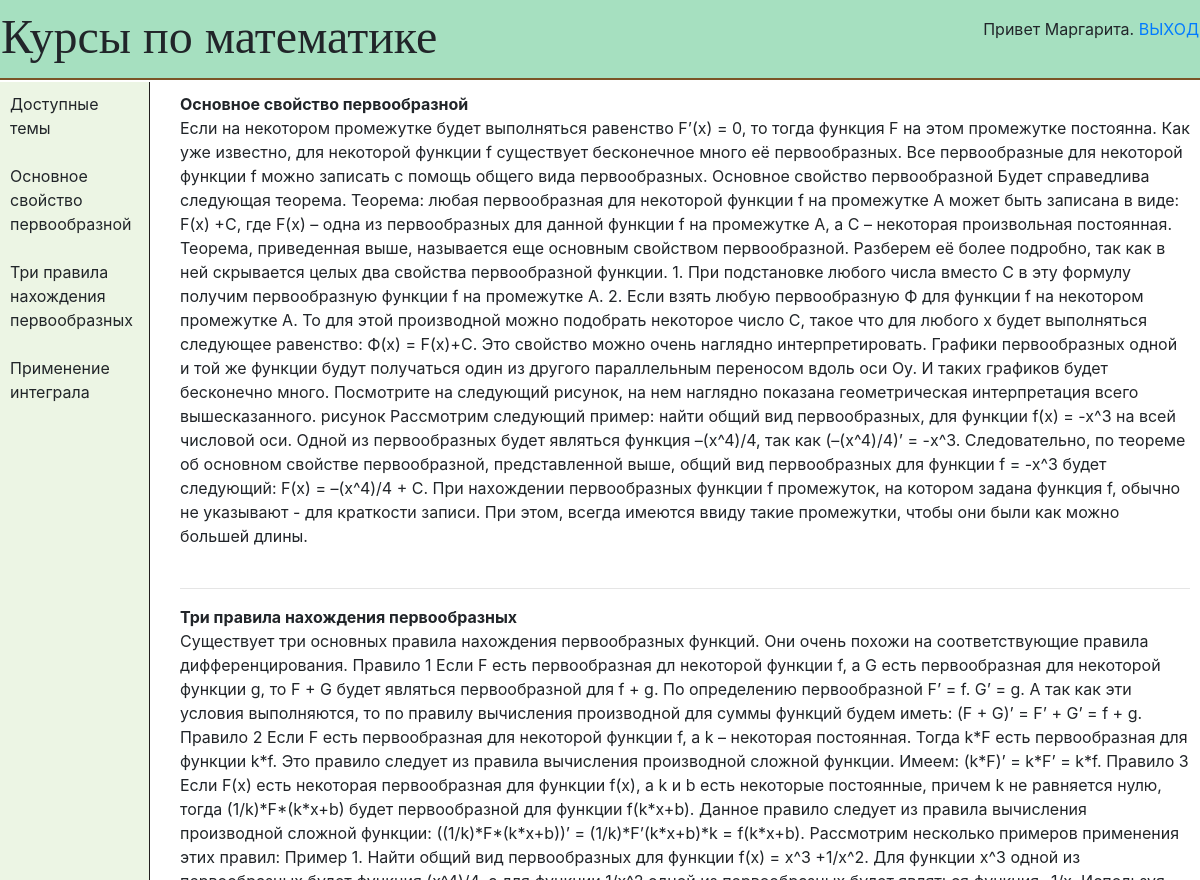
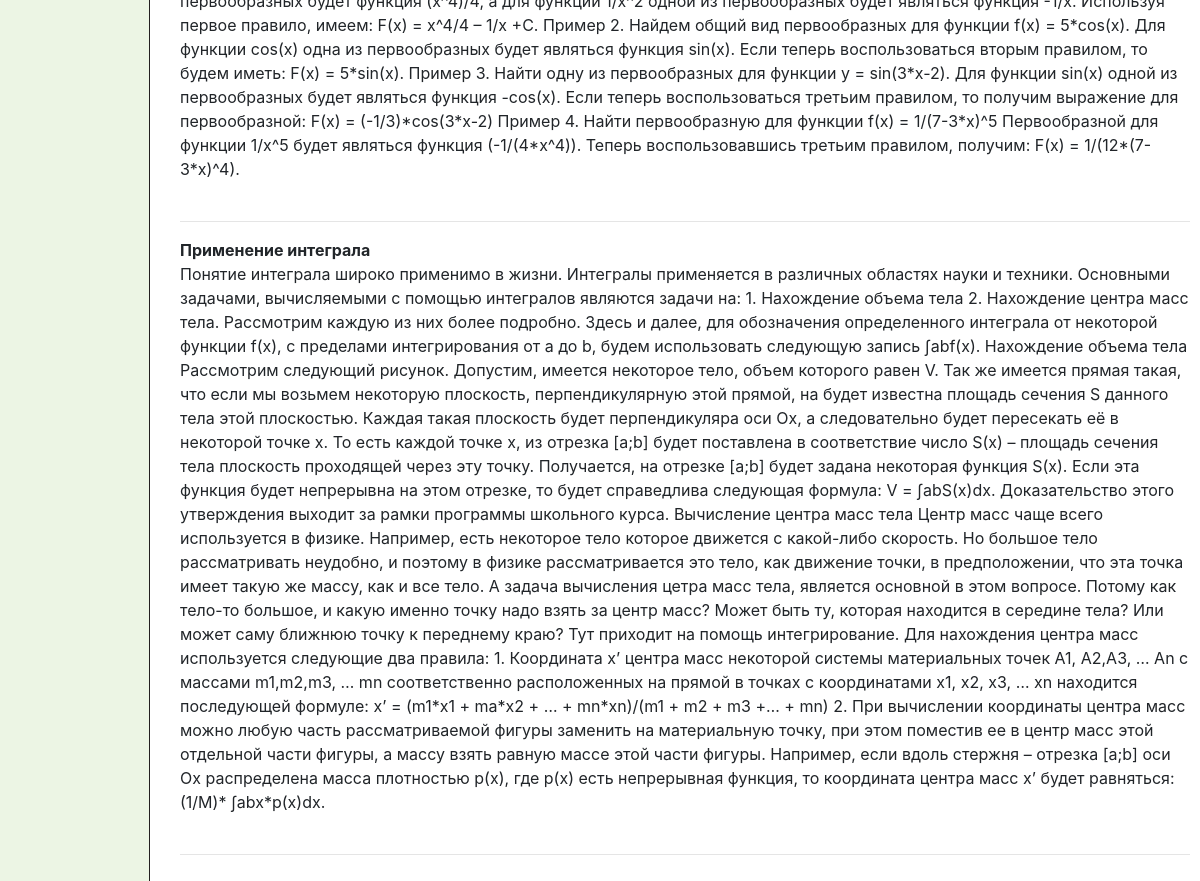
The app's page /tema.php (signed in) with its own data (2 pictures, top to bottom).
### tables this page shows
CREATE TABLE `tema` (
  `id` int(11) UNSIGNED NOT NULL,
  `tema` varchar(500) NOT NULL,
  `text` text DEFAULT NULL
);

### tema.php (the view, shortened to what this page needs)
<!DOCTYPE html PUBLIC "-//W3C//DTD XHTML 1.0 Strict//EN"
  "http://www.w3.org/TR/xhtml1/DTD/xhtml1-strict.dtd">
<html xmlns="http://www.w3.org/1999/xhtml">
 <head>
   <link rel="stylesheet" href="https://stackpath.bootstrapcdn.com/bootstrap/4.4.1/css/bootstrap.min.css">
 </head>
 <body>
   <div id="header">
     <table width="100%">
       <tr>
         <td><font size="7" face="Times New Roman">Курсы по математике</font></td>
         <td align="right"><p>Привет <?=$_COOKIE['user']?>. <a href="/exit.php">ВЫХОД</a></p></td>
       </tr>
     </table></div>
   <div id="sidebar">
     Доступные темы</br></br>
       <?php
         $link = mysqli_connect('127.0.0.1', 'root', '', 'try');
         $sql = mysqli_query ($link, 'SELECT `tema` FROM `tema`');
         while($result = mysqli_fetch_array($sql)){
         echo"{$result['tema']}<br><br>";
         }
       ?>
   </div>
   <div id="content">
     <?php
       $link = mysqli_connect('127.0.0.1', 'root', '', 'try');
       $sql = mysqli_query ($link, 'SELECT `tema`, `text` FROM `tema`');
       while($result = mysqli_fetch_array($sql)){
         echo"<b>{$result['tema']}<br></b>";
         echo"{$result['text']}<br><br><hr>";
       }
     ?>
  </div>
 </body>
</html>

### tema.php (style rules this page uses)
body { margin: 0; }
#sidebar, #content { position: absolute; }
#sidebar, #content { overflow: auto; padding: 10px; }
#header { height: 80px; background: #a6e0c0; border-bottom: 2px solid #7B5427; }
#sidebar { width: 150px; background: #ECF5E4; border-right: 1px solid #231F20; top: 82px; bottom: 0; }
#content { top: 82px; left: 170px; bottom: 0; right: 0; }

### records on screen
tema: tema "Основное свойство первообразной", text "Если на некотором промежутке будет выполняться равенство F’(x) = 0, то тогда функция F на этом промежутке постоянна. Как уже известно, для некоторой функции f существует бесконечное много её первообразных. Все первообразные для некоторой функции f можно записать с помощь общего вида первообразных. Основное свойство первообразной Будет справедлива следующая теорема. Теорема: любая первообразная для некоторой функции f на промежутке А может быть записана в виде: F(x) +C, где F(x) – одна из первообразных для данной функции f на промежутке A, а С – некоторая произвольная постоянная. Теорема, приведенная выше, называется еще основным свойством первообразной. Разберем её более подробно, так как в…"
tema: tema "Три правила нахождения первообразных", text "Существует три основных правила нахождения первообразных функций. Они очень похожи на соответствующие правила дифференцирования. Правило 1 Если F есть первообразная дл некоторой функции f, а G есть первообразная для некоторой функции g, то F + G будет являться первообразной для f + g. По определению первообразной F’ = f. G’ = g. А так как эти условия выполняются, то по правилу вычисления производной для суммы функций будем иметь: (F + G)’ = F’ + G’ = f + g. Правило 2 Если F есть первообразная для некоторой функции f, а k – некоторая постоянная. Тогда k*F есть первообразная для функции k*f. Это правило следует из правила вычисления производной сложной функции. Имеем: (k*F)’ = k*F’ = k*f.…"
tema: tema "Применение интеграла", text "Понятие интеграла широко применимо в жизни. Интегралы применяется в различных областях науки и техники. Основными задачами, вычисляемыми с помощью интегралов являются задачи на: 1. Нахождение объема тела 2. Нахождение центра масс тела. Рассмотрим каждую из них более подробно. Здесь и далее, для обозначения определенного интеграла от некоторой функции f(x), с пределами интегрирования от a до b, будем использовать следующую запись ∫abf(x). Нахождение объема тела Рассмотрим следующий рисунок. Допустим, имеется некоторое тело, объем которого равен V. Так же имеется прямая такая, что если мы возьмем некоторую плоскость, перпендикулярную этой прямой, на будет известна площадь сечения S данного…"

### other values on screen
$_COOKIE['user'] "Маргарита"
